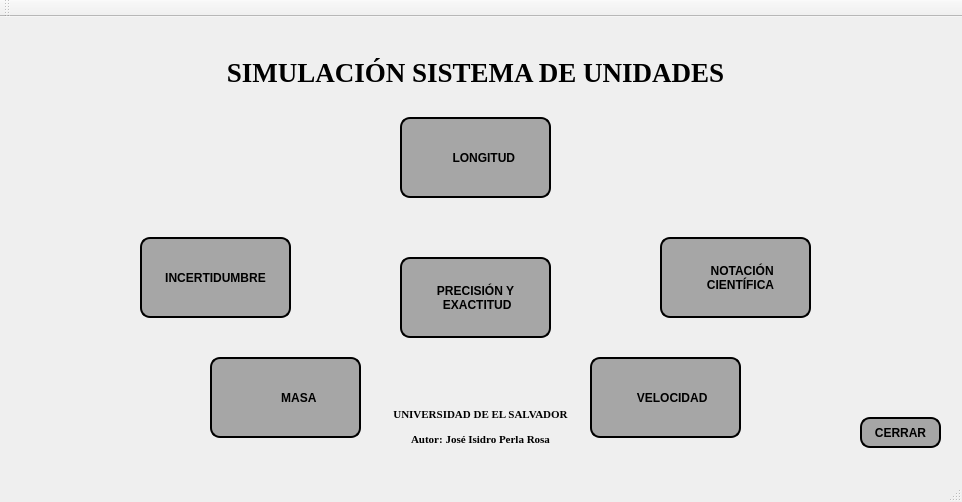
<?xml version="1.0" encoding="UTF-8"?>
<ui version="4.0">
 <class>MainWindow</class>
 <widget class="QMainWindow" name="MainWindow">
  <property name="geometry">
   <rect>
    <x>0</x>
    <y>0</y>
    <width>962</width>
    <height>502</height>
   </rect>
  </property>
  <property name="minimumSize">
   <size>
    <width>962</width>
    <height>502</height>
   </size>
  </property>
  <property name="maximumSize">
   <size>
    <width>962</width>
    <height>502</height>
   </size>
  </property>
  <property name="windowTitle">
   <string>SIMULACIÓN SISTEMA DE UNIDADES</string>
  </property>
  <widget class="QWidget" name="centralWidget">
   <widget class="QToolButton" name="btn_opc_velocidad">
    <property name="geometry">
     <rect>
      <x>590</x>
      <y>340</y>
      <width>151</width>
      <height>81</height>
     </rect>
    </property>
    <property name="styleSheet">
     <string notr="true">border: 1px solid rgb(0, 0, 0);
border-width: 2px;
border-radius: 10px;
color: rgb(0,0,0);
background-color: rgb(166, 166, 166);
font-weight: bold;</string>
    </property>
    <property name="text">
     <string>    VELOCIDAD</string>
    </property>
    <property name="icon">
     <iconset resource="imagen.qrc">
      <normaloff>:/new/prefix1/recursos/icono_velocidad.png</normaloff>:/new/prefix1/recursos/icono_velocidad.png</iconset>
    </property>
    <property name="iconSize">
     <size>
      <width>50</width>
      <height>50</height>
     </size>
    </property>
    <property name="toolButtonStyle">
     <enum>Qt::ToolButtonTextBesideIcon</enum>
    </property>
   </widget>
   <widget class="QToolButton" name="btn_opc_masa">
    <property name="geometry">
     <rect>
      <x>210</x>
      <y>340</y>
      <width>151</width>
      <height>81</height>
     </rect>
    </property>
    <property name="styleSheet">
     <string notr="true">border: 1px solid rgb(0, 0, 0);
border-width: 2px;
border-radius: 10px;
color: rgb(0,0,0);
background-color: rgb(166, 166, 166);
font-weight: bold;</string>
    </property>
    <property name="text">
     <string>        MASA</string>
    </property>
    <property name="icon">
     <iconset resource="imagen.qrc">
      <normaloff>:/new/prefix1/recursos/icono_masa.png</normaloff>:/new/prefix1/recursos/icono_masa.png</iconset>
    </property>
    <property name="iconSize">
     <size>
      <width>50</width>
      <height>50</height>
     </size>
    </property>
    <property name="toolButtonStyle">
     <enum>Qt::ToolButtonTextBesideIcon</enum>
    </property>
   </widget>
   <widget class="QToolButton" name="btn_opc_incertidumbre">
    <property name="geometry">
     <rect>
      <x>140</x>
      <y>220</y>
      <width>151</width>
      <height>81</height>
     </rect>
    </property>
    <property name="styleSheet">
     <string notr="true">border: 1px solid rgb(0, 0, 0);
border-width: 2px;
border-radius: 10px;
color: rgb(0,0,0);
background-color: rgb(166, 166, 166);
font-weight: bold;</string>
    </property>
    <property name="text">
     <string>INCERTIDUMBRE</string>
    </property>
    <property name="icon">
     <iconset resource="imagen.qrc">
      <normaloff>:/new/prefix1/recursos/icono_incertidumbre.png</normaloff>:/new/prefix1/recursos/icono_incertidumbre.png</iconset>
    </property>
    <property name="iconSize">
     <size>
      <width>50</width>
      <height>50</height>
     </size>
    </property>
    <property name="toolButtonStyle">
     <enum>Qt::ToolButtonTextBesideIcon</enum>
    </property>
   </widget>
   <widget class="QLabel" name="label">
    <property name="geometry">
     <rect>
      <x>210</x>
      <y>30</y>
      <width>531</width>
      <height>51</height>
     </rect>
    </property>
    <property name="font">
     <font>
      <family>Times New Roman</family>
      <pointsize>20</pointsize>
     </font>
    </property>
    <property name="text">
     <string>&lt;html&gt;&lt;head/&gt;&lt;body&gt;&lt;p align=&quot;center&quot;&gt;&lt;span style=&quot; font-weight:600;&quot;&gt;SIMULACIÓN SISTEMA DE UNIDADES&lt;/span&gt;&lt;/p&gt;&lt;/body&gt;&lt;/html&gt;</string>
    </property>
   </widget>
   <widget class="QToolButton" name="btn_opc_longitud">
    <property name="geometry">
     <rect>
      <x>400</x>
      <y>100</y>
      <width>151</width>
      <height>81</height>
     </rect>
    </property>
    <property name="minimumSize">
     <size>
      <width>151</width>
      <height>0</height>
     </size>
    </property>
    <property name="styleSheet">
     <string notr="true">border: 1px solid rgb(0, 0, 0);
border-width: 2px;
border-radius: 10px;
color: rgb(0,0,0);
background-color: rgb(166, 166, 166);
font-weight: bold;</string>
    </property>
    <property name="text">
     <string>     LONGITUD</string>
    </property>
    <property name="icon">
     <iconset resource="imagen.qrc">
      <normaloff>:/new/prefix1/recursos/icono_longitud.png</normaloff>:/new/prefix1/recursos/icono_longitud.png</iconset>
    </property>
    <property name="iconSize">
     <size>
      <width>50</width>
      <height>50</height>
     </size>
    </property>
    <property name="toolButtonStyle">
     <enum>Qt::ToolButtonTextBesideIcon</enum>
    </property>
   </widget>
   <widget class="QToolButton" name="btn_opc_notacion">
    <property name="geometry">
     <rect>
      <x>660</x>
      <y>220</y>
      <width>151</width>
      <height>81</height>
     </rect>
    </property>
    <property name="styleSheet">
     <string notr="true">border: 1px solid rgb(0, 0, 0);
border-width: 2px;
border-radius: 10px;
color: rgb(0,0,0);
background-color: rgb(166, 166, 166);
font-weight: bold;</string>
    </property>
    <property name="text">
     <string>    NOTACIÓN
   CIENTÍFICA</string>
    </property>
    <property name="icon">
     <iconset resource="imagen.qrc">
      <normaloff>:/new/prefix1/recursos/icono_notacion.png</normaloff>:/new/prefix1/recursos/icono_notacion.png</iconset>
    </property>
    <property name="iconSize">
     <size>
      <width>50</width>
      <height>50</height>
     </size>
    </property>
    <property name="toolButtonStyle">
     <enum>Qt::ToolButtonTextBesideIcon</enum>
    </property>
   </widget>
   <widget class="QToolButton" name="btn_opc_precision">
    <property name="geometry">
     <rect>
      <x>400</x>
      <y>240</y>
      <width>151</width>
      <height>81</height>
     </rect>
    </property>
    <property name="styleSheet">
     <string notr="true">border: 1px solid rgb(0, 0, 0);
border-width: 2px;
border-radius: 10px;
color: rgb(0,0,0);
background-color: rgb(166, 166, 166);
font-weight: bold;</string>
    </property>
    <property name="text">
     <string>PRECISIÓN Y
 EXACTITUD</string>
    </property>
    <property name="icon">
     <iconset resource="imagen.qrc">
      <normaloff>:/new/prefix1/recursos/icono_precision.png</normaloff>:/new/prefix1/recursos/icono_precision.png</iconset>
    </property>
    <property name="iconSize">
     <size>
      <width>50</width>
      <height>50</height>
     </size>
    </property>
    <property name="toolButtonStyle">
     <enum>Qt::ToolButtonTextBesideIcon</enum>
    </property>
   </widget>
   <widget class="QToolButton" name="btn_cerrar">
    <property name="geometry">
     <rect>
      <x>860</x>
      <y>400</y>
      <width>81</width>
      <height>31</height>
     </rect>
    </property>
    <property name="styleSheet">
     <string notr="true">border: 1px solid rgb(0, 0, 0);
border-width: 2px;
border-radius: 10px;
color: rgb(0,0,0);
background-color: rgb(166, 166, 166);
font-weight: bold;</string>
    </property>
    <property name="text">
     <string>CERRAR</string>
    </property>
    <property name="icon">
     <iconset resource="imagen.qrc">
      <normaloff>:/new/prefix1/recursos/icono_cerrar.png</normaloff>:/new/prefix1/recursos/icono_cerrar.png</iconset>
    </property>
    <property name="iconSize">
     <size>
      <width>20</width>
      <height>20</height>
     </size>
    </property>
    <property name="toolButtonStyle">
     <enum>Qt::ToolButtonTextBesideIcon</enum>
    </property>
   </widget>
   <widget class="QLabel" name="label_2">
    <property name="geometry">
     <rect>
      <x>390</x>
      <y>390</y>
      <width>181</width>
      <height>41</height>
     </rect>
    </property>
    <property name="font">
     <font>
      <family>Times New Roman</family>
      <pointsize>8</pointsize>
      <weight>75</weight>
      <bold>true</bold>
     </font>
    </property>
    <property name="text">
     <string>&lt;html&gt;&lt;head/&gt;&lt;body&gt;&lt;p align=&quot;center&quot;&gt;&lt;span style=&quot; font-weight:600;&quot;&gt;UNIVERSIDAD DE EL SALVADOR&lt;/span&gt;&lt;/p&gt;&lt;p align=&quot;center&quot;&gt;&lt;span style=&quot; font-weight:600;&quot;&gt;Autor: José Isidro Perla Rosa&lt;/span&gt;&lt;/p&gt;&lt;/body&gt;&lt;/html&gt;</string>
    </property>
   </widget>
  </widget>
  <widget class="QMenuBar" name="menuBar">
   <property name="geometry">
    <rect>
     <x>0</x>
     <y>0</y>
     <width>962</width>
     <height>21</height>
    </rect>
   </property>
  </widget>
  <widget class="QToolBar" name="mainToolBar">
   <attribute name="toolBarArea">
    <enum>TopToolBarArea</enum>
   </attribute>
   <attribute name="toolBarBreak">
    <bool>false</bool>
   </attribute>
  </widget>
  <widget class="QStatusBar" name="statusBar"/>
 </widget>
 <layoutdefault spacing="6" margin="11"/>
 <resources>
  <include location="imagen.qrc"/>
 </resources>
 <connections/>
</ui>
